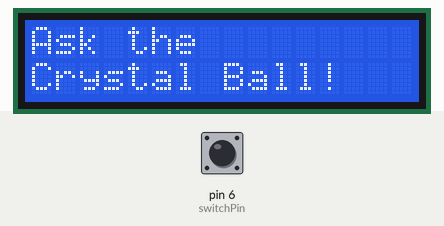
Recording of a sketch running on a simulated Arduino Uno, built with avr-gcc and run on an emulated ATmega328P. On the bench: 16×2 character LCD. The inputs (shaded band) are chosen by the test bench; at power-on: pin 6 (switchPin) LOW. Random numbers use the default seed unless the sketch sets one; what the sketch prints to the serial monitor is not drawn.

Above: at 1.2 s.
1.3 s: pin 6 (switchPin) pulled HIGH for 0.15 s
At 1.7 s:
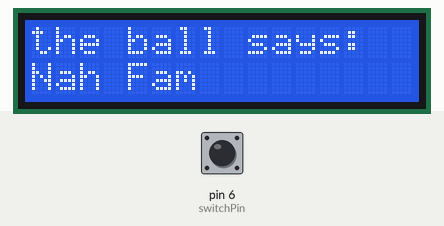
2.9 s: pin 6 (switchPin) pulled HIGH for 1 s
At 4.2 s:
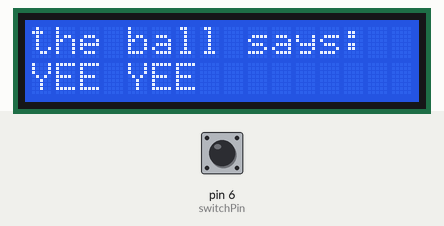
5.4 s: pin 6 (switchPin) pulled HIGH for 0.15 s
At 6.1 s:
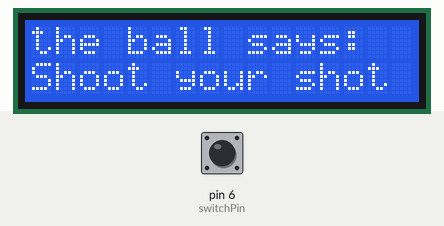
7.0 s: pin 6 (switchPin) pulled HIGH for 3.2 s
At 11.4 s:
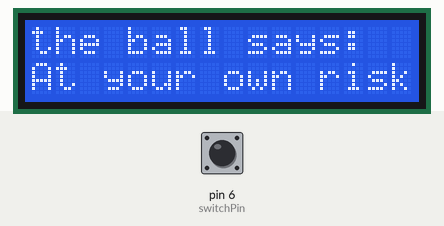
11.7 s: pin 6 (switchPin) pulled HIGH for 0.15 s
At 13.0 s:
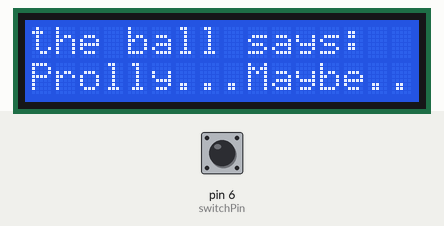
13.3 s: pin 6 (switchPin) pulled HIGH for 1 s
At 15.8 s:
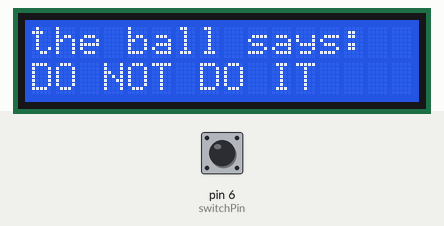
Timing chart, 0 to 16.8 s (numbered marks = the images above; inputs shaded):
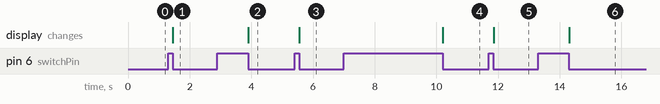

The sketch:

GIMM280_CrystalBall.ino
```cpp
// include the library code:
#include <LiquidCrystal.h>

// initialize the library with the numbers of the interface pins
LiquidCrystal lcd(12, 11, 5, 4, 3, 2);

// set up a constant for the tilt switch pin
const int switchPin = 6;

// variable to hold the value of the switch pin
int switchState = 0;

// variable to hold previous value of the switch pin
int prevSwitchState = 0;

// a variable to choose which reply from the crystal ball
int reply;

//RandomHat global variables
#define randomHatStartNum 0       //Starting number in hat
#define randomHatEndNum 7         //Ending number in hat - end has to be larger than the start
#define numberInHat (randomHatEndNum - randomHatStartNum) +1

void setup() {
  // set up the number of columns and rows on the LCD
  lcd.begin(16, 2);

  // set up the switch pin as an input
  pinMode(switchPin, INPUT);

  // Print a message to the LCD.
  lcd.print("Ask the");
  // set the cursor to column 0, line 1
  // line 1 is the second row, since counting begins with 0
  lcd.setCursor(0, 1);
  // print to the second line
  lcd.print("Crystal Ball!");

  //Serial setup for randomHat function
  Serial.begin(9600);
  Serial.println("start ");
}

void loop() {
  // check the status of the switch
  switchState = digitalRead(switchPin);

  // compare the switchState to its previous state
  if (switchState != prevSwitchState) {
    // if the state has changed from HIGH to LOW you know that the ball has been
    // tilted from one direction to the other
    if (switchState == LOW) {
      // randomly chose a reply
      reply = randomHat();
      // clean up the screen before printing a new reply
      lcd.clear();
      // set the cursor to column 0, line 0
      lcd.setCursor(0, 0);
      // print some text
      lcd.print("the ball says:");
      // move the cursor to the second line
      lcd.setCursor(0, 1);

      // choose a saying to print based on the value in reply
      switch (reply) {
        case 0:
          lcd.print("YEE YEE");
          break;

        case 1:
          lcd.print("Maybe ya will, Maybe ya won't");
          break;

        case 2:
          lcd.print("Prolly...Maybe...");
          break;

        case 3:
          lcd.print("At your own risk");
          break;

        case 4:
          lcd.print("DO NOT DO IT");
          break;

        case 5:
          lcd.print("Shoot your shot");
          break;

        case 6:
          lcd.print("The Lottery has better odds");
          break;

        case 7:
          lcd.print("Nah Fam");
          break;
      }
    }
  }
  // save the current switch state as the last state
  prevSwitchState = switchState;
}

//THE randomHat() FUNCTION
int randomHat()
{
  int thePick;
  int theIndex;
  static int currentNumInHat = 0;
  static int randArray[numberInHat];

  if (currentNumInHat ==0)
  {
    for (int i = 0; i < numberInHat; i++)
    {
      if (randomHatStartNum < randomHatEndNum)
      {
        randArray[i] = randomHatStartNum + i;
      }
    }
    currentNumInHat = abs(randomHatEndNum - randomHatStartNum) + 1;
  }
  theIndex = random(currentNumInHat);
  thePick = randArray[theIndex];
  randArray[theIndex] = randArray[currentNumInHat - 1];
  currentNumInHat--;
  return thePick;
  delay(100);
}
```

Measured:
- after the input at 1.3 s, the display: changes after 0.16 s (image 1)
- after the input at 2.9 s, the display: changes after 1.0 s (image 2)
- after the input at 5.4 s, the display: changes after 0.16 s (image 3)
- after the input at 7.0 s, the display: changes after 3.2 s (image 4)
- after the input at 11.7 s, the display: changes after 0.16 s (image 5)
- after the input at 13.3 s, the display: changes after 1.0 s (image 6)
